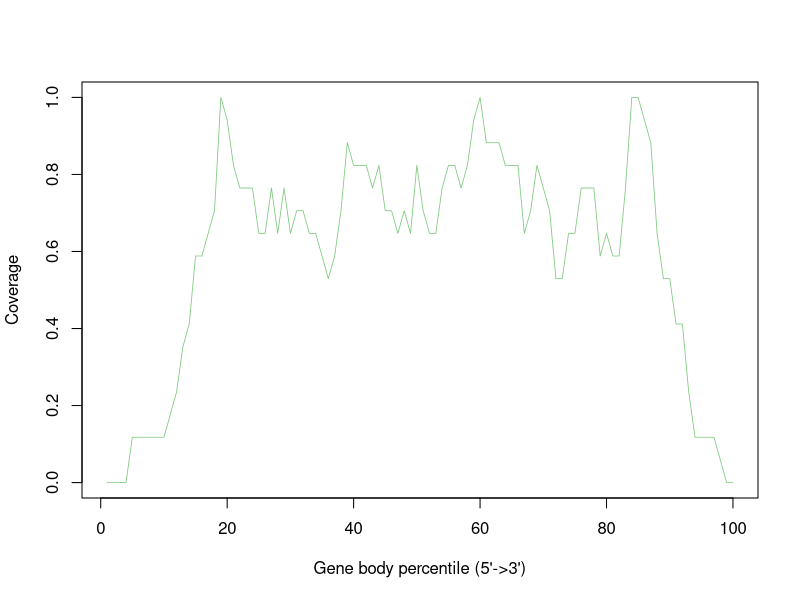

Write R code to recreate this figure.
Atha_Ler_0_sl_FLT_0.57G_Rep3_Aligned.sortedByCoord_sorted.out <- c(0.0,0.0,0.0,0.0,0.11764705882352941,0.11764705882352941,0.11764705882352941,0.11764705882352941,0.11764705882352941,0.11764705882352941,0.17647058823529413,0.23529411764705882,0.35294117647058826,0.4117647058823529,0.5882352941176471,0.5882352941176471,0.6470588235294118,0.7058823529411765,1.0,0.9411764705882353,0.8235294117647058,0.7647058823529411,0.7647058823529411,0.7647058823529411,0.6470588235294118,0.6470588235294118,0.7647058823529411,0.6470588235294118,0.7647058823529411,0.6470588235294118,0.7058823529411765,0.7058823529411765,0.6470588235294118,0.6470588235294118,0.5882352941176471,0.5294117647058824,0.5882352941176471,0.7058823529411765,0.8823529411764706,0.8235294117647058,0.8235294117647058,0.8235294117647058,0.7647058823529411,0.8235294117647058,0.7058823529411765,0.7058823529411765,0.6470588235294118,0.7058823529411765,0.6470588235294118,0.8235294117647058,0.7058823529411765,0.6470588235294118,0.6470588235294118,0.7647058823529411,0.8235294117647058,0.8235294117647058,0.7647058823529411,0.8235294117647058,0.9411764705882353,1.0,0.8823529411764706,0.8823529411764706,0.8823529411764706,0.8235294117647058,0.8235294117647058,0.8235294117647058,0.6470588235294118,0.7058823529411765,0.8235294117647058,0.7647058823529411,0.7058823529411765,0.5294117647058824,0.5294117647058824,0.6470588235294118,0.6470588235294118,0.7647058823529411,0.7647058823529411,0.7647058823529411,0.5882352941176471,0.6470588235294118,0.5882352941176471,0.5882352941176471,0.7647058823529411,1.0,1.0,0.9411764705882353,0.8823529411764706,0.6470588235294118,0.5294117647058824,0.5294117647058824,0.4117647058823529,0.4117647058823529,0.23529411764705882,0.11764705882352941,0.11764705882352941,0.11764705882352941,0.11764705882352941,0.058823529411764705,0.0,0.0)


pdf("Atha_Ler-0_sl_FLT_0.57G_Rep3.geneBodyCoverage.curves.pdf")
x=1:100
icolor = colorRampPalette(c("#7fc97f","#beaed4","#fdc086","#ffff99","#386cb0","#f0027f"))(1)
plot(x,Atha_Ler_0_sl_FLT_0.57G_Rep3_Aligned.sortedByCoord_sorted.out,type='l',xlab="Gene body percentile (5'->3')", ylab="Coverage",lwd=0.8,col=icolor[1])
dev.off()
